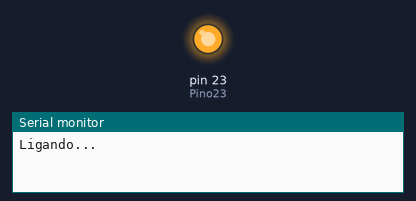
A sketch run on a simulated Arduino Mega 2560, built with avr-gcc and run on an emulated ATmega2560. Shown: output pins drawn as LEDs (lit = HIGH), the last lines printed to the serial monitor.

Above: at 1.0 s.
At 3.0 s:
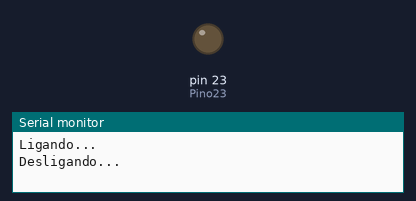
Timing chart, 0 to 5.2 s (numbered marks = the images above):
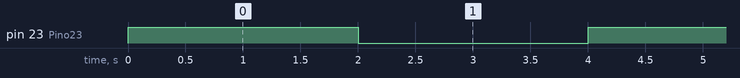

Measured:
- by itself, pin 23 (Pino23): alternates HIGH for 2.0 s and LOW for 2.0 s

The sketch:

ligaDesligaLed.ino
```cpp
int Pino23 = 23;

void setup() {
  Serial.begin(115200);
  pinMode(Pino23, OUTPUT);
  digitalWrite(Pino23, LOW);
}

void loop() {
  LigarLed();
  DesligarLed();
}

void LigarLed() {
  Serial.println("Ligando...");
  digitalWrite(Pino23, HIGH);
  delay(2000);
}

void DesligarLed() {
  Serial.println("Desligando...");
  digitalWrite(Pino23, LOW);
  delay(2000);
} 
```
